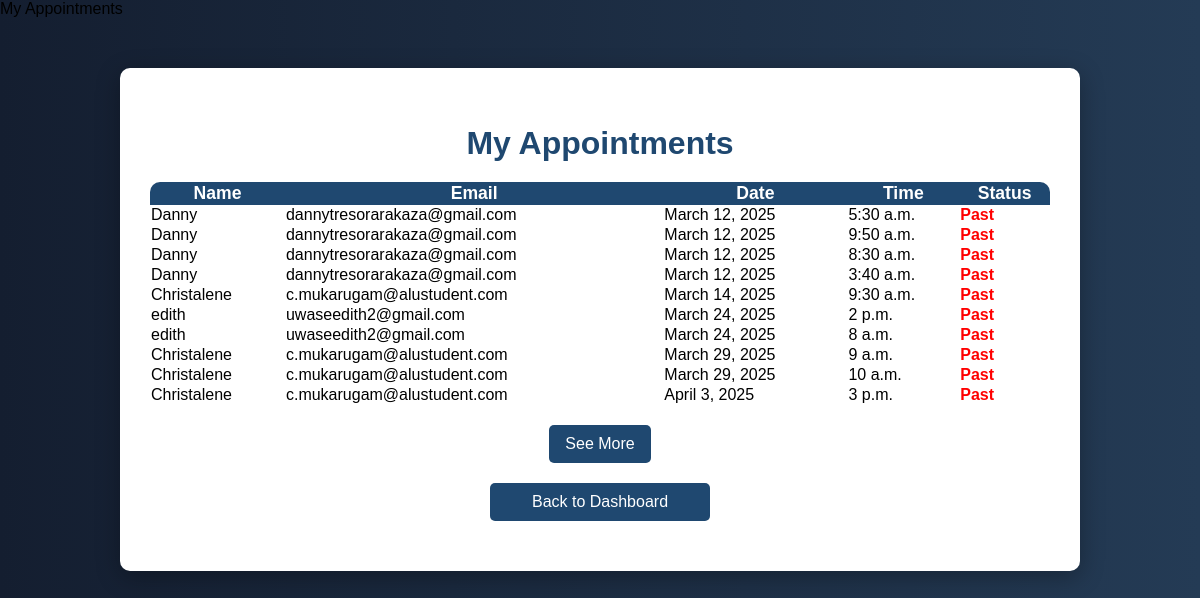
The page /appointments/4/ (signed in) on the database its author committed.
### myapp/models.py (models this page shows, shortened)
class Appointment(models.Model):
    user = models.ForeignKey(User, on_delete=models.CASCADE)  # Ensuring user is linked to appointment
    professional = models.ForeignKey('Professional', on_delete=models.CASCADE)
    date = models.DateField()
    time = models.TimeField()
    reason = models.TextField()
    created_at = models.DateTimeField(auto_now_add=True)

### myapp/views.py (the view)
# urls.py: path('appointments/<int:professional_id>/', appointments_view, name='appointments'),
@login_required
def appointments_view(request, professional_id):
    professional = get_object_or_404(Professional, id=professional_id)
    appointments = Appointment.objects.filter(professional_name=professional.name).select_related('client')
    context = {
        'professional': professional,
        'appointments': appointments,
        'today': now().date()  # ✅ Pass today's date to the template
    }
    return render(request, 'appointments.html', context)

### myapp/templates/appointments.html (shortened to what this page needs)
<div class="container mt-4">
    <h2> My Appointments</h2>
    {% if appointments %}
        <div class="table-responsive">
            <table class="table table-striped table-hover mt-3 shadow-sm rounded">
                <thead>
                    <tr>
                        <th>Name</th>
                        <th>Email</th>
                        <th>Date</th>
                        <th>Time</th>
                        <th>Status</th>
                    </tr>
                </thead>
                <tbody id="appointment-list">
                    {% for appointment in appointments %}
                    <tr class="appointment-row {% if forloop.counter > 10 %}hidden{% endif %}">
                        <td>{{ appointment.client.username }}</td>
                        <td>{{ appointment.client.email }}</td>
                        <td>{{ appointment.date }}</td>
                        <td>{{ appointment.time }}</td>
                        <td>
                            {% if appointment.is_canceled %}
                                <span class="status-canceled">Canceled</span>
                            {% elif appointment.date < today %}
                                <span class="status-past">Past</span>
                            {% else %}
                                <span class="status-upcoming">Upcoming</span>
                            {% endif %}
                        </td>
                    </tr>
                    {% endfor %}
                </tbody>
            </table>
        </div>
        {% if appointments|length > 10 %}
            <button id="read-more-btn" class="read-more-btn" onclick="toggleMore()">See More</button>
        {% endif %}
    {% else %}
        <div class="alert alert-info text-center" role="alert">
            <p class="mb-0">No appointments booked yet.</p>
        </div>
    {% endif %}
    <a href="{% url 'professional_dashboard' %}" class="btn-back">Back to Dashboard</a>
</div>

### myapp/templates/appointments.html (style rules this page uses)
.container { background: white; padding: 30px; border-radius: 10px; box-shadow: 0px 6px 25px rgba(0, 0, 0, 0.3); margin-top: 50px; max-width: 900px; margin-left: auto; margin-right: auto; }
h2 { font-size: 2em; font-weight: bold; color: #1f4870; text-align: center; margin-bottom: 20px; }
table { width: 100%; border-collapse: separate; border-spacing: 0; border-radius: 10px; overflow: hidden; }
.table thead { background: #1f4870; color: white; font-size: 1.1em; }
.table tbody tr { transition: all 0.3s ease; }
.status-past { color: red; font-weight: bold; }
.btn-back { display: block; width: 200px; margin: 20px auto; padding: 10px; text-align: center; background: #1f4870; color: white; font-size: 1em; border-radius: 5px; text-decoration: none; transition: all 0.3s ease; }
.read-more-btn { background-color: #1f4870; color: white; border: none; padding: 10px 16px; border-radius: 5px; font-size: 1em; cursor: pointer; transition: 0.3s; display: block; margin: 20px auto; }

### rows shown on the page
Appointment: client.username "Danny", client.email "dannytresorarakaza@gmail.com", date "March 12, 2025", time "5:30 a.m.", shows "Past"
Appointment: client.username "Danny", client.email "dannytresorarakaza@gmail.com", date "March 12, 2025", time "9:50 a.m.", shows "Past"
Appointment: client.username "Danny", client.email "dannytresorarakaza@gmail.com", date "March 12, 2025", time "8:30 a.m.", shows "Past"
Appointment: client.username "Danny", client.email "dannytresorarakaza@gmail.com", date "March 12, 2025", time "3:40 a.m.", shows "Past"
Appointment: client.username "Christalene", client.email "c.mukarugam@alustudent.com", date "March 14, 2025", time "9:30 a.m.", shows "Past"
Appointment: client.username "edith", client.email "uwaseedith2@gmail.com", date "March 24, 2025", time "2 p.m.", shows "Past"
Appointment: client.username "edith", client.email "uwaseedith2@gmail.com", date "March 24, 2025", time "8 a.m.", shows "Past"
Appointment: client.username "Christalene", client.email "c.mukarugam@alustudent.com", date "March 29, 2025", time "9 a.m.", shows "Past"
Appointment: client.username "Christalene", client.email "c.mukarugam@alustudent.com", date "March 29, 2025", time "10 a.m.", shows "Past"
Appointment: client.username "Christalene", client.email "c.mukarugam@alustudent.com", date "April 3, 2025", time "3 p.m.", shows "Past"
